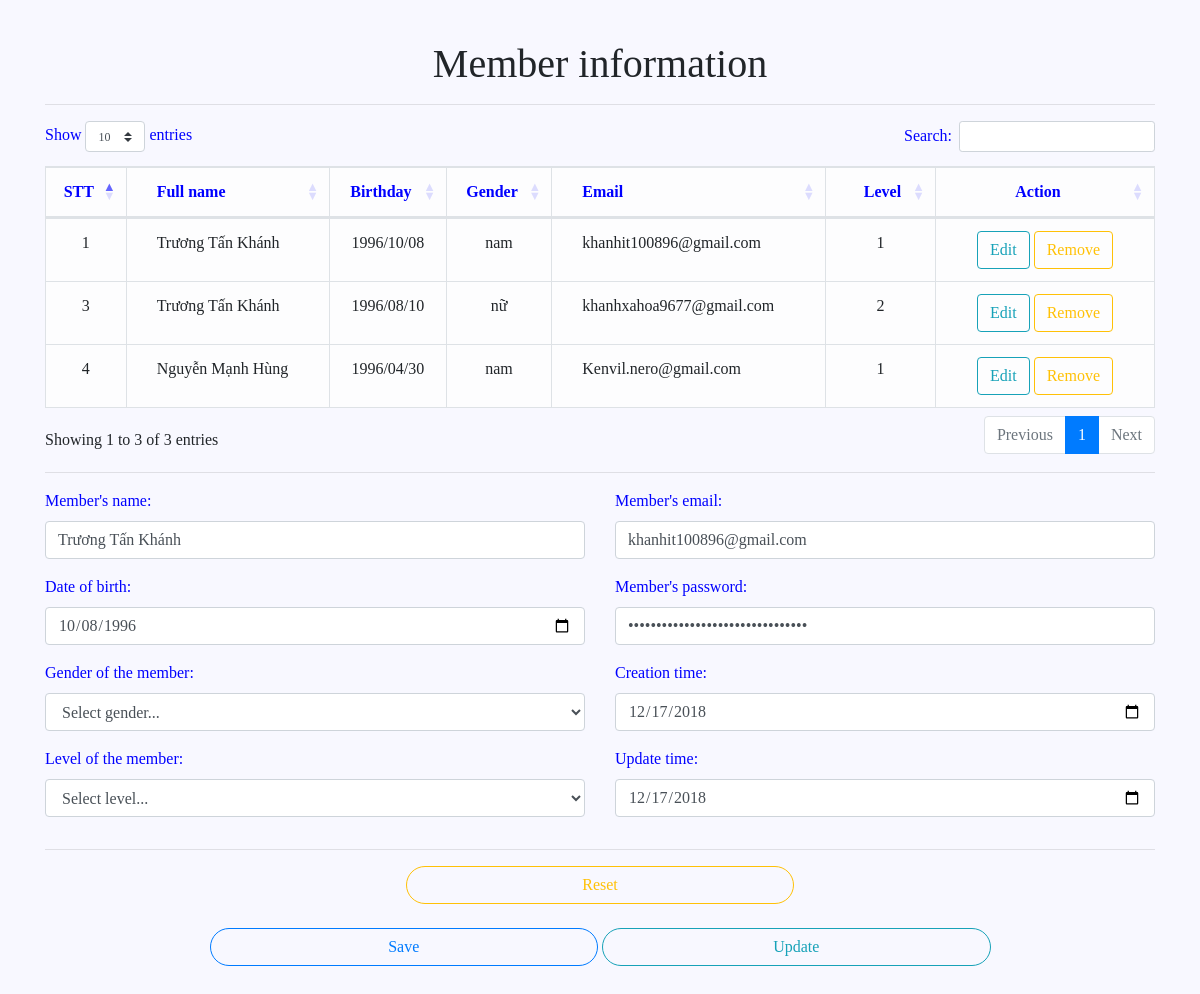
Page /SERVER/foody-admin/src/admin/modules/user/member/formEditMember.php?editMember=1 (signed in) on the committed database.
### tables this page shows
CREATE TABLE `members` (
  `id` int(11) NOT NULL,
  `fullname` text NOT NULL,
  `birthday` date NOT NULL,
  `sex` varchar(10) NOT NULL,
  `email` text NOT NULL,
  `password` text NOT NULL,
  `level` int(11) NOT NULL,
  `create_at` date NOT NULL,
  `update_at` date NOT NULL
);

### SERVER/foody-admin/src/admin/modules/user/member/getAllMember.php (called while the page is built)
<?php
$sql = "select * from members";
$resultMember = $connect->query($sql);
?>

### SERVER/foody-admin/src/admin/modules/user/member/importLibs.php (called while the page is built, shortened)
<?php
include 'Member.php';
$member = new Member();
require 'getAllMember.php';
require 'editMember.php';

### SERVER/foody-admin/src/admin/modules/user/member/Member.php (called while the page is built, shortened)
<?php
class Member
{
    private $fullName;
    private $birthday;
    private $email;
    private $password;
    private $create_at;
    private $update_at;
    public function getEmail()
    {
        return $this->email;
    }
    public function setEmail($email)
    {
        $this->email = $email;
        return $this;
    }
    public function getPassword()
    {
        return $this->password;
    }
    public function setPassword($password)
    {
        $this->password = $password;
        return $this;
    }
    public function getFullName()
    {
        return $this->fullName;
    }
    public function setFullName($fullName)
    {
        $this->fullName = $fullName;
        return $this;
    }
    public function getBirthday()
    {
        return $this->birthday;
    }
    public function setBirthday($birthday)
    {
        $this->birthday = $birthday;
        return $this;
    }
    public function getCreate_at()
    {
        return $this->create_at;
    }
    public function setCreate_at($create_at)
    {
        $this->create_at = $create_at;
        return $this;
    }
    public function getUpdate_at()
    {
        return $this->update_at;
    }
    public function setUpdate_at($update_at)
    {
        $this->update_at = $update_at;
        return $this;
    }
}

### SERVER/foody-admin/src/admin/modules/user/member/editMember.php (called while the page is built, shortened)
<?php
if (isset($_GET['editMember'])) {
    $id = $_GET['editMember'];
    $rec = mysqli_query($connect, "select * from members where id=$id");
}

### SERVER/foody-admin/src/admin/modules/user/member/formEditMember.php (the view, shortened to what this page needs)
<?php
require 'importLibs.php';
$member->getFullName();
$member->getBirthday();
$member->getEmail();
$member->getSex();
$name = '';
if (isset($_SESSION['email']) && $_SESSION['email']) {
    $name = $_SESSION['email'];
} else {
    echo "<a href='javascript: history.go(-1)'></a>";
    echo '<script language="javascript">';
    echo 'alert("Bạn chưa đăng nhập.")';
    echo '</script>';
    header('Location: '.$config.'index.php');
}
    $sql = "Select * from members where email='".$name."'";
    $query = mysqli_query($connect, $sql);
    $row = mysqli_fetch_array($query);
    $level = $row['level'];
?>
<!DOCTYPE html>
<html lang="en">
<head>
    <link rel="stylesheet" href="https://maxcdn.bootstrapcdn.com/bootstrap/4.1.3/css/bootstrap.min.css">
    <link rel="stylesheet" href="https://cdn.datatables.net/1.10.19/css/dataTables.bootstrap4.min.css">
</head>
<body>
    <div class="container">
        <h1 style="text-align: center">Member information</h1><hr>
        <div class="row">
            <div class="col-lg-12 col-md-12 col-sm-12 col-12">
                <?php
                if ($resultMember->num_rows > 0) {
                    ?>
                <table class="table table-bordered table-hover table-light" id="tbMember">
                    <thead>
                        <tr  style="color: blue">
                            <th style="text-align: center">STT</th>
                            <th style="padding-left: 30px;">Full name</th>
                            <th style="text-align: center">Birthday</th>
                            <th style="text-align: center">Gender</th>
                            <th style="padding-left: 30px;">Email</th>
                            <th style="padding-left: 30px;text-align: center;">Level</th>
                            <?php if ($level == '1') {
                        ?>
                            <th style="width: 180px; text-align: center">Action</th>
                            <?php
                    } ?>
                        </tr>
                    </thead>
                    <tbody id="tableMember">
                    <?php
                    while ($row = $resultMember->fetch_assoc()) {
                        $date = date_create($row['birthday']);
                        date_format($date, 'd/m/Y');
                        echo '
                        <tr>
                            <td style="word-wrap:break-word; text-align: center;">'.$row['id'].'</td>
                            <td style="word-wrap:break-word; padding-left: 30px;">'.$row['fullname'].'</td>
                            <td style="word-wrap:break-word; text-align: center;">'.date_format($date, 'Y/m/d').'</td>
                            <td style="word-wrap:break-word; text-align: center;">'.$row['sex'].'</td>
                            <td style="word-wrap:break-word; padding-left: 30px;">'.$row['email'].'</td>
                            <td style="word-wrap:break-word; text-align: center;">'.$row['level'].'</td>
                            '; ?>
                            <?php if ($level == '1') {
                            ?>
                            <td style="text-align: center">
                                <a class="btn btn-outline-info" href="formEditMember.php?editMember=<?php echo $row['id']; ?>">Edit</a>
                                <a class="btn btn-outline-warning" href="formEditMember.php?delMember=<?php echo $row['id']; ?>">Remove</a>
                            </td>
                            <?php
                        } ?>
                        <?php
                        echo '</tr>';
                    } ?>
                    </tbody>
                </table>
                <?php
                } else {
                    echo '0 results';
                }
            ?>
            </div>
        </div>
        <hr>
        <div class="row">
            <div class="col-lg-12 col-md-12 col-sm-12 col-12">
                <form action='formEditMember.php' method="POST">
                    <div class="row">
                        <div class="col-lg-6 col-md-8 col-sm-12 col-12">
                            <div class="form-group">
                                <label for="memberName">Member's name:</label>
                                <input type="text" class="form-control" placeholder="Enter your full name" name="memberName" id="memberName" value="<?php echo $member->getFullName(); ?>">
                            </div>
                            <div class="form-group">
                                <label for="memberBirthday">Date of birth:</label>
                                <input type="date" class="form-control" name="memberBirthday" id="memberBirthday" value="<?php echo $member->getBirthday(); ?>">
                            </div>
                            <div class="form-group">
                                <label for="Gender">Gender of the member:</label><br>
                                <select name="Gender" id="Gender" class="form-control">
                                    <option value="">
                                        Select gender...
                                    </option>
                                </select>
                            </div>
                            <div class="form-group">
                                <label for="Level">Level of the member:</label><br>
                                <select name="Level" id="Level" class="form-control">
                                    <option value="">
                                        Select level...
                                    </option>
                                </select>
                            </div>
                        </div>
                        <div class="col-lg-6 col-md-8 col-sm-12 col-12">
                            <div class="form-group">
                                <label for="memberEmail">Member's email:</label>
                                <input type="email" class="form-control" placeholder="Enter your email" name="memberEmail" id="memberEmail" value="<?php echo $member->getEmail(); ?>">
                            </div>
                            <div class="form-group">
                                <label for="memberPassword">Member's password:</label>
                                <input type="password" class="form-control" placeholder="Enter your password" name="memberPassword" id="memberPassword" value="<?php echo $member->getPassword(); ?>">
                            </div>
                            <div class="form-group">
                                <label for="memberCreate">Creation time:</label>
                                <input type="date" class="form-control" id="memberCreate" placeholder="Enter creation time" name="memberCreate" value="<?php echo $member->getCreate_at(); ?>">
                            </div>
                            <div class="form-group">
                                <label for="memberUpdate">Update time:</label>
                                <input type="date" class="form-control" id="memberUpdate" placeholder="Enter update time" name="memberUpdate" value="<?php echo $member->getUpdate_at(); ?>">
                            </div>
                        </div>
                    </div>
                    <hr>
                    <div class="form-group" style="text-align: center;">
                        <a class="btn btn-outline-warning" style="width: 35%; border-radius: 20px" href="formEditMember.php">Reset</a>
                        <br><br>
                        <button type="submit" id="btnSaveMember" name="btnSaveMember" class="btn btn-outline-primary" style="width: 35%; border-radius: 20px">Save</button>
                        <button type="submit" id="btnUpdateMember" name="btnUpdateMember" class="btn btn-outline-info" style="width: 35%; border-radius: 20px">Update</button>
                    </div>
                </form>
            </div>
        </div>
    </div>
</body>
</html>

### SERVER/foody-admin/src/admin/modules/user/member/formEditMember.php (style rules this page uses)
body { font-family: Serif; margin-bottom: 50px; margin-top:40px; background-color: #F8F8FF; }
label { color: blue; }

### rows in the picture
members: id "1", fullname "Trương Tấn Khánh", birthday "1996/10/08", sex "nam", email "khanhit100896@gmail.com", level "1", memberName "Trương Tấn Khánh", memberBirthday "10/08/1996", memberEmail "khanhit100896@gmail.com"
members: id "3", fullname "Trương Tấn Khánh", birthday "1996/08/10", sex "nữ", email "khanhxahoa9677@gmail.com", level "2"
members: id "4", fullname "Nguyễn Mạnh Hùng", birthday "1996/04/30", sex "nam", email "Kenvil.nero@gmail.com", level "1"
